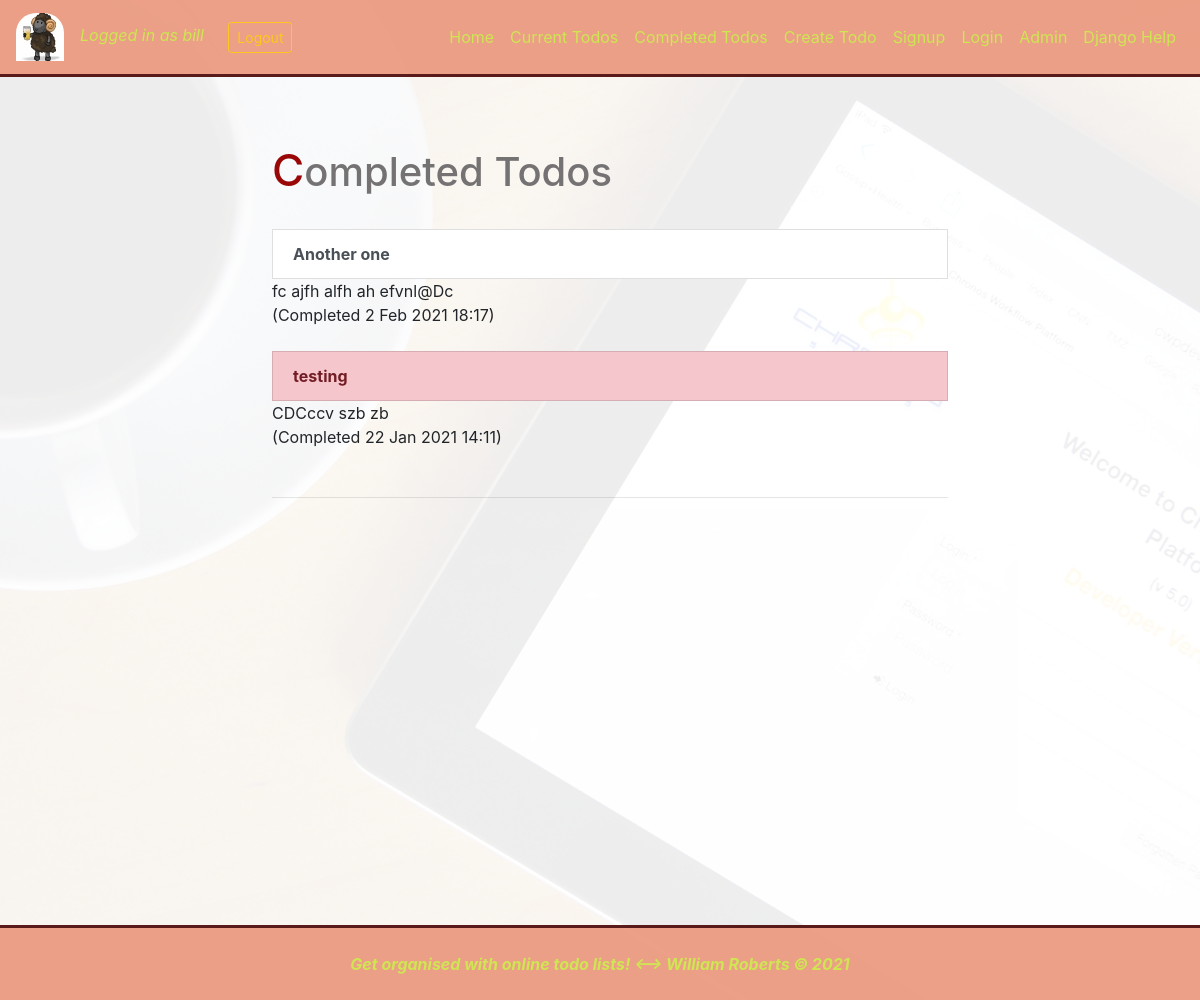
The app's page /completed/ (signed in) with its own data.
### todo/models.py (models this page shows, shortened)
class Todo(models.Model):
    title = models.CharField(max_length=100)
    memo = models.TextField(blank=True)
    created = models.DateTimeField(auto_now_add=True)
    datecompleted = models.DateTimeField(null=True, blank=True)
    important = models.BooleanField(default=False)
    user = models.ForeignKey(User, on_delete=models.CASCADE)

### todo/views.py (the view)
# urls.py: path('completed/', views.completedtodos, name='completedtodos'),
def completedtodos(request):
    if not request.user.is_authenticated:
        return render(request, 'todo/home.html', {'error':'You need to log in first!',
                                                    'alert':'bg-warning'})
    todos = Todo.objects.filter(user=request.user, datecompleted__isnull=False).order_by('-datecompleted')
    return render(request, 'todo/completedtodos.html', {'todos':todos})

### todo/templates/todo/completedtodos.html (shortened to what this page needs)
{% extends 'base.html' %}
{% load static %}
{% block content %}
<div class="row justify-content-center mt-5">
    <div class="col-md-7">
    <h1>Completed Todos</h1>
        <br>
        {% for todo in todos %}
        <a href="{% url 'viewcomplete' todo.id %}"
        class="list-group-item list-group-item-action {% if todo.important %} list-group-item-danger{% endif %}">
        <b>{{ todo.title }}</b></a>
        {% if todo.memo %}
            {{ todo.memo|truncatechars:80|striptags }}
        {% endif %}
        <br>
        (Completed {{ todo.datecompleted|date:'j M Y H:i' }})
        <br><br>
        {% endfor %}
    <hr class="my-4"/>
</div>
</div>
{% endblock content %}

### templates/navbar.html (shortened to what this page needs)
{% load static %}
<nav class="navbar fixed-top navbar-expand-md navbar-dark bg-dark">
    <a class="navbar-brand" href="#top"><img class="mylogo" src="{% static 'logo.png' %}"
        alt="logo" /></a>
    {% if user.is_authenticated %}
        <form action="{% url 'logoutuser' %}" method="POST">
                <i class="loggedin">Logged in as {{ user.username }}</i>
                <button type="submit" class="btn btn-outline-warning btn-sm">Logout</button>
        </form>
    {% endif %}
    <div class="collapse navbar-collapse" id="navbarMenu">
        <ul class="navbar-nav ml-auto">
            <li class="nav-item">
                <a class="nav-link" href="{% url 'home' %}">Home</a>
            </li>
            <li class="nav-item">
                <a class="nav-link" href="{% url 'currenttodos' %}" >Current Todos</a>
            </li>
            <li class="nav-item">
                <a class="nav-link" href="{% url 'completedtodos' %}" >Completed Todos</a>
            </li>
            <li class="nav-item">
                <a class="nav-link" href="{% url 'createtodo' %}" >Create Todo</a>
            </li>
            <li class="nav-item">
                <a class="nav-link" href="{% url 'signupuser' %}" >Signup</a>
            </li>
            <li class="nav-item">
                <a class="nav-link" href="{% url 'loginuser' %}" >Login</a>
            </li>
            <li class="nav-item">
                <a class="nav-link" href="/admin141148/login/?next=/admin141148/" target="_blank">Admin</a>
            </li>
            <li class="nav-item">
                <a class="nav-link" href="{% static 'django.pdf' %}" target="_blank">Django Help</a>
            </li>
        </ul>
    </div>
</nav>
<br><br><br><br>

### static/style.css (style rules this page uses)
.navbar { background-color: darksalmon !important; opacity: 0.9; border-bottom: rgb(73, 3, 3) 3px solid; }
.navbar-nav .nav-link { color:rgb(203, 228, 65) !important; }
.mylogo { border-radius: 20px 20px 0 0; }
.loggedin { padding-right: 20px; color:rgb(203, 228, 65); }
.row { padding-left: 20px; }
h1 { color: rgb(116, 114, 114); }
h1::first-letter { color: rgb(153, 7, 7); font-size: 110%; }

### records on screen
Todo: title "Another one", memo "fc ajfh alfh ah efvnl@Dc", datecompleted "2 Feb 2021 18:17"
Todo: title "testing", memo "CDCccv szb zb", datecompleted "22 Jan 2021 14:11"

### other values on screen
{{ user.username }} "bill"
